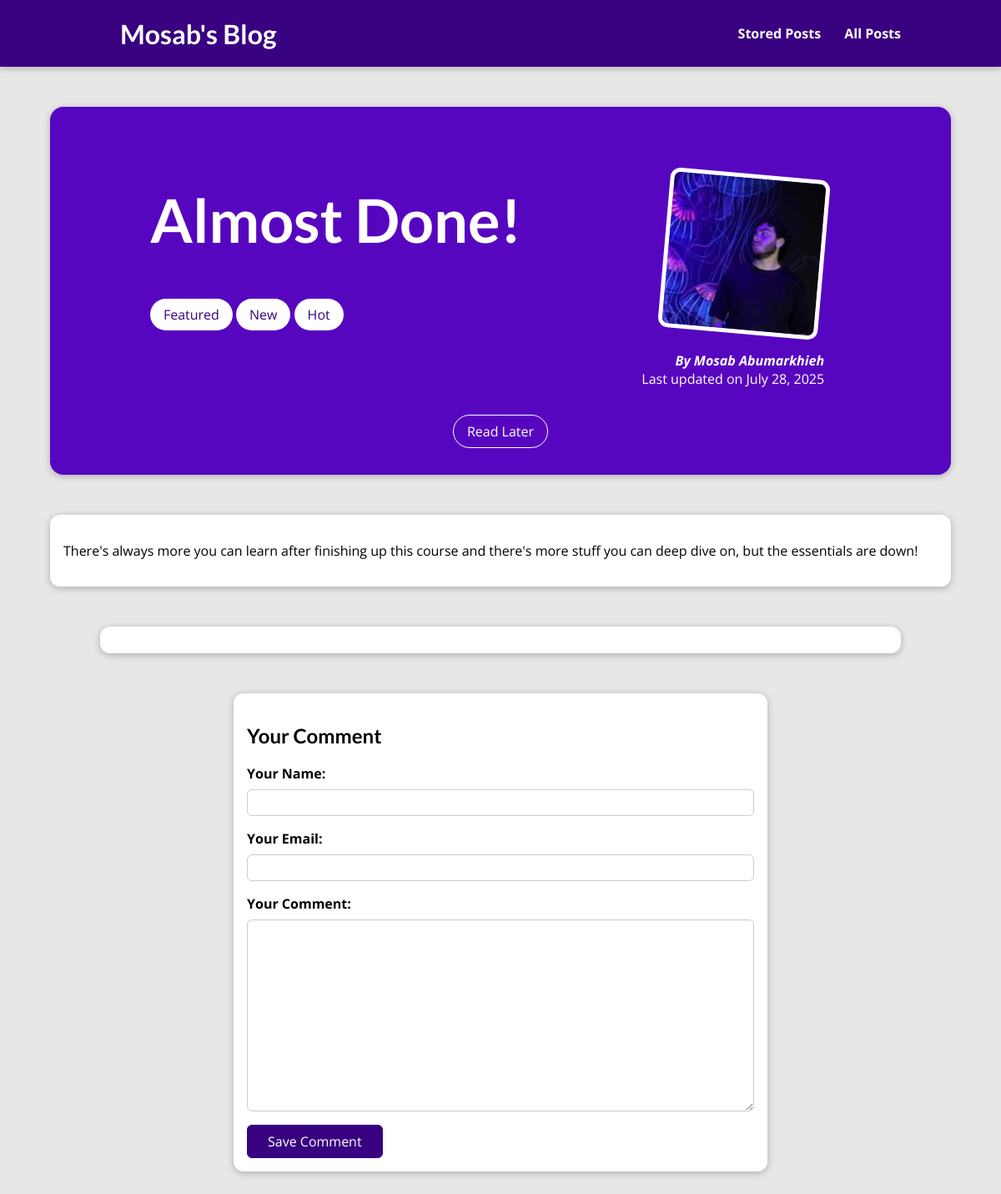
/posts/almost-done, run on the app's committed database.
### blog/models.py (models this page shows, shortened)
class Post(models.Model):
    title = models.CharField(max_length=150)
    excerpt = models.CharField(max_length=200)
    image = models.ImageField(upload_to="posts", null=True)
    date = models.DateField(auto_now=True)
    slug = models.SlugField(unique=True, db_index=True)
    content = models.TextField(validators=[MinLengthValidator(10)])
    author = models.ForeignKey(
        Author, on_delete=models.SET_NULL, null=True, related_name="posts")
    tags = models.ManyToManyField(Tag)

class Tag(models.Model):
    caption = models.CharField(max_length=30)

class Author(models.Model):
    first_name = models.CharField(max_length=100)
    last_name = models.CharField(max_length=100)
    email_address = models.EmailField(max_length=250)
    def __str__(self):
        return f'{self.first_name} {self.last_name}'

### blog/views.py (the view, shortened to what this page needs)
# urls.py: path('posts/<slug:slug>', views.SinglePostView.as_view(), name="post-detail-page"),
class SinglePostView(View):
    def is_stored_for_later(self, request, post_id):
        stored_posts = request.session.get("stored_posts")
        if stored_posts is not None:
            is_saved_for_later = post_id in stored_posts
        else:
            is_saved_for_later = False
        return is_saved_for_later
    def get(self, request, slug):
        post = Post.objects.get(slug=slug)
        context = {
            "post": post,
            "tags": post.tags.all(),
            "comment_form": CommentForm(),
            "comments": post.comments.all().order_by("-id"),
            "saved_for_later": self.is_stored_for_later(request, post.id)
        }
        return render(request, "blog/post-detail.html", context)

### blog/forms.py
class CommentForm(forms.ModelForm):
  class Meta:
    model = Comment
    exclude = ["post"]
    labels = {
      "user_name": "Your Name",
      "user_email": "Your Email",
      "text": "Your Comment"
    }

### blog/templates/blog/post-detail.html (shortened to what this page needs)
{% extends "base.html" %}
{% load static %}
{% block stylesheet %}
  <link rel="stylesheet" href="{% static "blog/post-detail.css" %}" />
{% endblock stylesheet %}
{% block content %}
  <section id="top-container">
    <div id="summary">
      <div class="title-tag">
        <h2>{{ post.title }}</h2>
        {% for tag in tags %}
          <span class="tag">{{ tag.caption }}</span>
        {% endfor %}
      </div>
      <article>
        <img src="{{ post.image.url }}" alt="{{ post.title }}" />
        <address>By <a href="mailto:{{ post.author.email_address }}">{{ post.author }}</a></address>
        <div>
          Last updated on <time>{{ post.date }}</time>
        </div>
      </article>
    </div>
    <div id="read-later-container">
      <form action="{% url "read-later" %}" method="POST">
        <button id="read-later-button" class="tag">
          {% if saved_for_later %}
            Remove from Saved
          {% else %}
            Read Later
          {% endif %}
        </button>
      </form>
    </div>
  </section>
  <main>
    <p>
      {{ post.content|linebreaks }}
    </p>
  </main>
  <section id="comments">
  </section>
  <section id="comment-form">
    <h2>Your Comment</h2>
    <form action="{% url "post-detail-page" post.slug %}" method="POST">
      {% for form_field in comment_form %}
        <div class="form-control {% if form_field.errors %}invalid{% endif %}">
          {{ form_field.label_tag }}
          {{ form_field }}
        </div>
      {% endfor %}
      <button>Save Comment</button>
    </form>
  </section>
{% endblock content %}

### static/app.css (style rules this page uses)
* { box-sizing: border-box; }
html { font-family: 'Open Sans', 'Lato', sans-serif; }
body { margin: 0; }
h1, h2, h3 { font-family: 'Lato', sans-serif; font-weight: bold; }

### blog/static/blog/post-detail.css (style rules this page uses)
body { background-color: #e7e7e7; }
#summary { display: flex; justify-content: space-evenly; }
#top-container { margin: 8rem auto 3rem auto; padding: 2rem; width: 90%; max-width: 90rem; border-radius: 16px; background-color: #5706c0; position: relative; box-shadow: 0 2px 8px rgba(0, 0, 0, 0.25); min-height: 22rem; height: auto; }
#summary h2 { color: white; font-size: 4.5rem; flex-wrap: wrap; margin-right: 1.5rem; }
.tag { background-color: white; color: #390281; padding: 0.5rem 1rem; border-radius: 20px; text-align: center; }
#summary article { position: relative; top: 2rem; right: 0rem; padding: 1rem 2rem; border-radius: 12px; text-align: right; color: white; }
#summary article img { width: 12rem; height: 12rem; border-radius: 12px; transform: rotateZ(5deg); border: 5px solid white; margin-bottom: 1rem; }
#summary address { font-weight: bold; }
#summary a { color: white; text-decoration: none; }
main { width: 90%; max-width: 90rem; margin: 3rem auto; background-color: white; padding: 1rem; border-radius: 12px; box-shadow: 0 2px 8px rgba(0, 0, 0, 0.25); }
.form-control { margin-bottom: 1rem; }
.form-control label { font-weight: bold; margin-bottom: .5rem; display: block; }
.form-control input, .form-control textarea { display: block; width: 100%; font: inherit; padding: .25rem; border-radius: 6px; border: 1px solid #ccc; }
#comment-form, #comments { margin: 3rem auto; width: 90%; max-width: 40rem; border-radius: 12px; background-color: white; box-shadow: 0 2px 8px rgba(0, 0, 0, 0.25); padding: 1rem; }
#comment-form button { font: inherit; background-color: #390281; color: white; border: 1px solid #390281; padding: .5rem 1.5rem; border-radius: 6px; cursor: pointer }
#comments { max-width: 60rem; padding: 1rem 2rem; }
#read-later-container { margin-top: 3rem; text-align: center; }
#read-later-button { font-size: 1.5rem; border: 1px solid white; background-color: transparent; color: white; font: inherit; cursor: pointer; }

### data on the page
Post: title "Almost Done!", image (picture), author "Mosab Abumarkhieh", date "July 28, 2025", content "There's always more you can learn after finishing up this course and there's more stuff you can deep dive on, but the essentials are down!"
Tag: caption "Featured"
Tag: caption "New"
Tag: caption "Hot"
